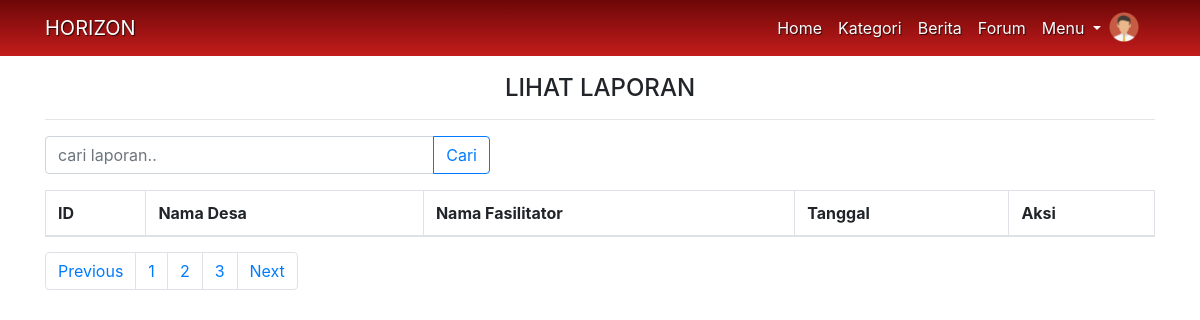
Page /index.php/controller/lihatlaporan on the earlier database version.
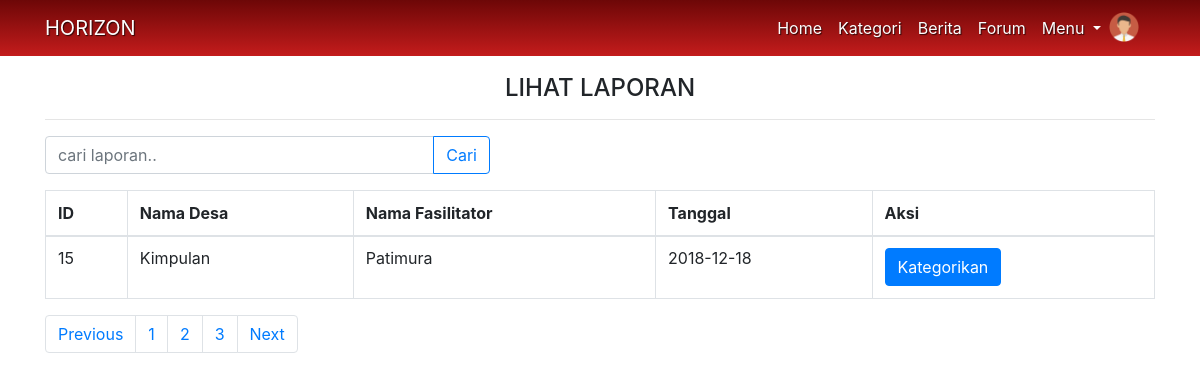
Same page on the later database version.
### tables this page shows
CREATE TABLE `m_laporan` (
  `id_laporan` int(11) NOT NULL,
  `tanggal_laporan` date NOT NULL,
  `nama_fasilitator` varchar(100) NOT NULL,
  `nama_desa` varchar(100) NOT NULL,
  `jumlah_ya` int(11) NOT NULL,
  `jumlah_tidak` int(11) NOT NULL,
  `ya1` int(11) DEFAULT NULL,
  `ya2` int(11) NOT NULL,
  `ya3` int(11) NOT NULL,
  `ya4` int(11) NOT NULL,
  `ya5` int(11) NOT NULL,
  `ya6` int(11) NOT NULL,
  `ya7` int(11) NOT NULL,
  `tidak1` int(11) NOT NULL,
  `tidak2` int(11) NOT NULL,
  `tidak3` int(11) NOT NULL,
  `tidak4` int(11) NOT NULL,
  `tidak5` int(11) NOT NULL,
  `tidak6` int(11) NOT NULL,
  `tidak7` int(11) NOT NULL
);

### application/controllers/controller.php (called while the page is built, shortened)
<?php
class controller extends CI_Controller {
	function __construct() {
		$this->load->library(array('form_validation'));
		$this->load->helper(array('form', 'url'));
		$this->load->model('M_model');
	}
	public function lihatlaporan() {
		$laporan = $this->M_model->GetLaporan();
		$this->load->view('lihatlaporan',array('laporan' => $laporan));
	}
}

### index.php (called while the page is built, shortened)
<?php
require_once BASEPATH.'core/CodeIgniter.php';

### application/models/M_model.php (called while the page is built, shortened)
<?php
class M_model extends CI_Model{
    public function GetLaporan(){
        $laporan = $this->db->query('SELECT * FROM m_laporan');
        return $laporan->result_array();
    }
  }
  ?>

### application/views/lihatlaporan.php (the view, shortened to what this page needs)
<?php require 'b_header.php'; ?>
    <div class="container mt-4 text-center" style="padding-top:50px">
      <h4>LIHAT LAPORAN</h4><hr/>
      <div class="row mt-1">
      <div class="col-lg-5">
          <form action="" method="post">
            <div class="input-group">
              <input type="text" class="form-control" placeholder="cari laporan.." name="keyword" autocomplete="off">
              <div class="input-group-append">
                <button class="btn btn-outline-primary" type="submit" id="tombolCari">Cari</button>
              </div>
            </div>
          </form>
        </div>
      </div>
      <div class="table-responsive">
        <table id="user_data" class="table table-bordered table-striped">
          <thead>
              <tr>
                <th>ID</th>
                <th>Nama Desa</th>
                <th>Nama Fasilitator</th>
                <th>Tanggal</th>
                <th>Aksi</th>
              </tr>
          </thead>
              <tr>
              <?php foreach ($laporan as $l) { ?>
              <tr>
                <td><?= $l['id_laporan'];?></td>
                <td><?= $l['nama_desa']; ?></td>
                <td><?= $l['nama_fasilitator']; ?></td>
                <td><?= $l['tanggal_laporan']; ?></td>
                <td>
                <a type="button" class="btn btn-primary" href="<?= base_url()."controller/kategorikan/".$l['id_laporan'];?>">Kategorikan</a>
                </td>
              </tr>
              </tr>
              <?php } ?>
            </table>
          </div>
          <nav aria-label="Page navigation example">
            <ul class="pagination col-auto">
              <li class="page-item"><a class="page-link" href="#">Previous</a></li>
              <li class="page-item"><a class="page-link" href="#">1</a></li>
              <li class="page-item"><a class="page-link" href="#">2</a></li>
              <li class="page-item"><a class="page-link" href="#">3</a></li>
              <li class="page-item"><a class="page-link" href="#">Next</a></li>
            </ul>
          </nav>
    </div>
<?php require 'footer.php'; ?>

Differences in the rows shown:
added m_laporan: id_laporan "15", nama_desa "Kimpulan", nama_fasilitator "Patimura", tanggal_laporan "2018-12-18"
